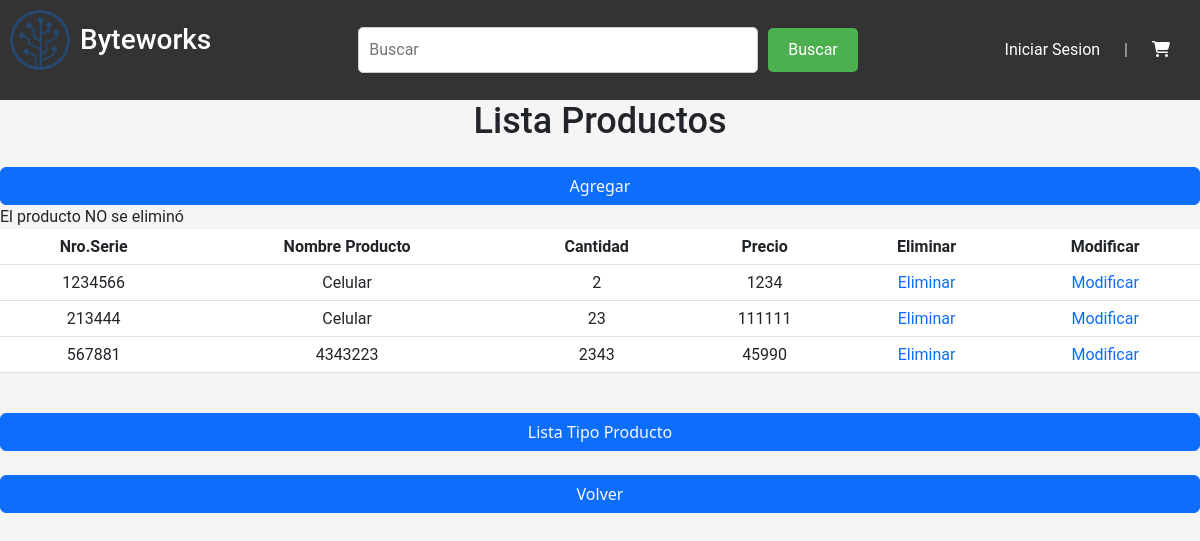
The app's page /eliminarProductos/13 with its own data.
### venta/models.py (models this page shows, shortened)
class Productos(models.Model):
    nroSerie = models.CharField(primary_key=True, max_length=10)
    nombreProducto = models.CharField(max_length=20)
    cantidadProducto = models.CharField(max_length=20)
    precioProducto = models.CharField(max_length=20, default="")
    descProducto = models.CharField(max_length=60, default="")
    id_tipoProducto = models.ForeignKey('TipoProducto',on_delete=models.CASCADE, db_column='idTipoProducto', default="")
    activo = models.IntegerField(default=0)

### venta/views.py (the view)
# urls.py: path('eliminarProductos/<str:pk>',views.eliminar_producto,name ='productos_del'),
def eliminar_producto(request,pk):
    try:
        producto = Productos.objects.get(nroSerie=pk)
        producto.delete()
        mensaje = "El producto se eliminó"
        lista_productos = Productos.objects.all()
        context = {"productos":lista_productos, "mensaje":mensaje}
        return render(request,'venta/productosList.html',context)
    except:
        mensaje = "El producto NO se eliminó"
        lista_productos = Productos.objects.all()
        context = {"productos":lista_productos, "mensaje":mensaje}
        return render(request,'venta/productosList.html',context)

### venta/templates/venta/productosList.html (shortened to what this page needs)
{% load static %}
<html lang="en">
<head>
    <link href="https://cdn.jsdelivr.net/npm/bootstrap@5.3.0-alpha1/dist/css/bootstrap.min.css" rel="stylesheet"
>
	<link rel="stylesheet" href='{% static "css/style.css" %}'>
</head>
<body>
    <header>
		<a href='{% url "home" %}' class="logo">
			<img src='{% static "img/logo.png" %}' alt="logo empresa">
			<div class="byteworks">
				<h2>Byteworks</h2>
			</div>
		</a>
		<form class="busqueda" method="get">
			<input type="text" placeholder="Buscar">
			<button type="submit">Buscar</button>
		</form>
		<nav>
			<ul>
				<li><a href="{% url 'inicioSe' %}">Iniciar Sesion</a></li>
				<li>|</li>
				<a href="{% url 'carro' %}"><li><i class="fa-solid fa-cart-shopping"></i></li></a>
			</ul>
		</nav>
	</header>
    <div class="text-center">
        <h1 id="textList">Lista Productos</h1>
    </div>
    <br>
    <a class="text-primary text-decoration-none btn btn-primary text-light" href="{% url 'productosAdd' %}">Agregar <a></a>
    <div id="idMensajes">
        {% if mensaje %}
            {{mensaje}}
        {% endif %}
    </div>
    <table class="table">
        {% if productos %}
            <th>Nro.Serie</th>
            <th>Nombre Producto</th>
            <th>Cantidad</th>
            <th>Precio</th>
            <th>Eliminar</th>
            <th>Modificar</th>
            {% for tmp in productos %}
                <tr>
                    <td>{{tmp.nroSerie}}</td>
                    <td>{{tmp.nombreProducto}}</td>
                    <td>{{tmp.cantidadProducto}}</td>
                    <td>{{tmp.precioProducto}}</td>
                    <td><a class="text-primary text-decoration-none" href="{% url 'productos_del' pk=tmp.nroSerie %}">Eliminar</a></td>
                    <td><a class="text-primary text-decoration-none" href="{% url 'productos_findEdit' pk=tmp.nroSerie %}">Modificar</a></td>
                </tr>
            {% endfor %}
        {% endif %}
    </table>
    <br>
    <a class="text-primary text-decoration-none btn btn-primary text-light" href="{% url 'lista_tipoProducto' %}">Lista Tipo Producto <a>
    <br>
    <a class="text-primary text-decoration-none btn btn-primary text-light" href="{% url 'home' %}">Volver <a>
</body>
</html>

### venta/static/css/style.css (style rules this page uses)
* { box-sizing: border-box; margin: 0; padding: 0; font-family: 'roboto' ,'sans-serif'; }
a { text-decoration: none; color: #ffffff; }
body { background-color: #f5f5f5; display: flex; flex-direction: column; min-height: 100vh; }
header { display: flex; background-color: #333333; justify-content: space-between; align-items: center; color: #ccc; min-height: 100px; padding: 10px; }
.logo { display: flex; align-items: center; }
.logo img { width: 60px; margin-right: 10px; }
form { display: flex; justify-content: center; align-items: center; }
input[type="text"] { padding: 10px; border: 1px solid #ccc; border-radius: 5px; font-size: 16px; width: 400px; }
button[type="submit"] { background-color: #4CAF50; color: white; border: none; border-radius: 5px; padding: 10px 20px; font-size: 16px; margin-left: 10px; cursor: pointer; }
h1 { font-size: 36px; margin: 0; }
nav ul { list-style: none; margin: 0; padding: 0; }
nav li { display: inline-block; margin-right: 20px; }
nav a { color: #fff; text-decoration: none; }
h2 { font-size: 28px; margin-bottom: 20px; }
img { max-width: 100%; margin-bottom: 20px; }
button { background-color: #333; color: #fff; border: none; border-radius: 4px; padding: 10px 20px; cursor: pointer; transition: background-color 0.2s ease; }

### records on screen
Productos: nroSerie "1234566", nombreProducto "Celular", cantidadProducto "2", precioProducto "1234"
Productos: nroSerie "213444", nombreProducto "Celular", cantidadProducto "23", precioProducto "111111"
Productos: nroSerie "567881", nombreProducto "4343223", cantidadProducto "2343", precioProducto "45990"

### other values on screen
{{ mensaje }} "El producto NO se eliminó"
